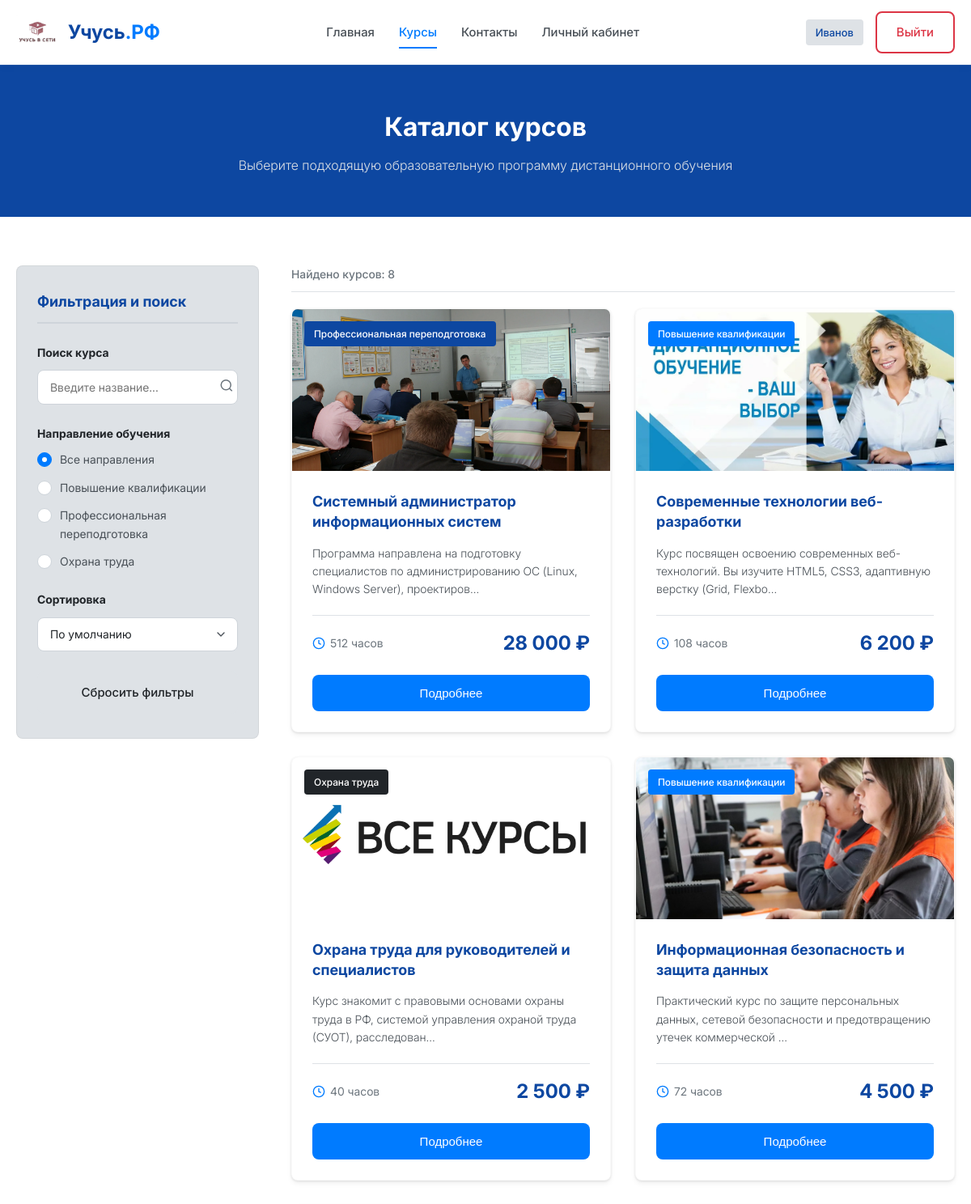
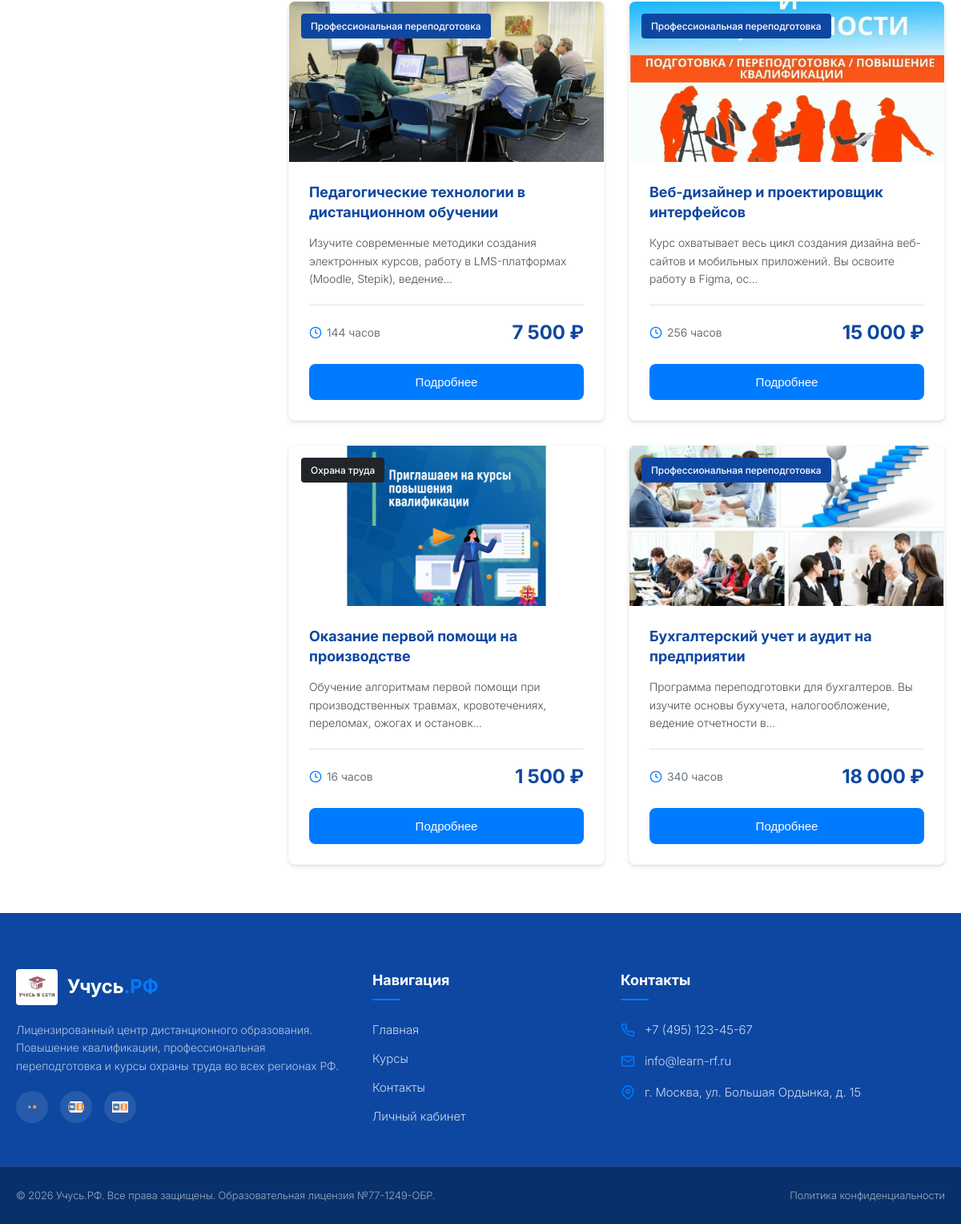
The page /courses.php (signed in) on the database its author committed (2 pictures, top to bottom).
### tables this page shows
CREATE TABLE IF NOT EXISTS `courses` (
  `id` INT AUTO_INCREMENT PRIMARY KEY,
  `title` VARCHAR(255) NOT NULL,
  `category` VARCHAR(50) NOT NULL,
  `category_name` VARCHAR(100) NOT NULL,
  `duration` INT NOT NULL,
  `price` DECIMAL(10, 2) NOT NULL,
  `image` VARCHAR(255) NOT NULL,
  `description` TEXT NOT NULL
);

### config.php (called while the page is built, shortened)
<?php
function sanitize($data) {
    return htmlspecialchars(trim($data), ENT_QUOTES, 'UTF-8');
}
?>

### courses.php (the view, shortened to what this page needs)
<?php
require_once 'header.php';
$search = isset($_GET['search']) ? sanitize($_GET['search']) : '';
$sort = isset($_GET['sort']) ? sanitize($_GET['sort']) : 'default';
$sql = "SELECT * FROM courses WHERE 1=1";
try {
    $stmt = $pdo->prepare($sql);
    $stmt->execute();
    $courses = $stmt->fetchAll();
} catch (PDOException $e) {
    $courses = [];
}
?>
    <section class="page-banner">
        <div class="container">
            <h1 class="banner-title">Каталог курсов</h1>
            <p class="banner-subtitle">Выберите подходящую образовательную программу дистанционного обучения</p>
        </div>
    </section>
    <section class="catalog-section">
        <div class="container catalog-container">
            <aside class="filters-panel">
                <h2 class="filters-title">Фильтрация и поиск</h2>
                <form action="courses.php" method="GET">
                    <div class="filter-group">
                        <label for="search-input" class="filter-label">Поиск курса</label>
                        <div class="search-wrapper">
                            <input type="text" name="search" id="search-input" class="form-control" placeholder="Введите название..." value="<?php echo sanitize($search); ?>">
                            <button type="submit" style="position: absolute; right: 5px; top: 50%; transform: translateY(-50%); background: transparent; border: none; cursor: pointer; color: var(--text-light);">
                                <svg width="18" height="18" viewBox="0 0 24 24" fill="none" stroke="currentColor" stroke-width="2"><circle cx="11" cy="11" r="8"></circle><line x1="21" y1="21" x2="16.65" y2="16.65"></line></svg>
                            </button>
                        </div>
                    </div>
                    <div class="filter-group">
                        <span class="filter-label">Направление обучения</span>
                        <div class="radio-group">
                            <label class="radio-container">
                                <span class="checkmark"></span>
                                Все направления
                            </label>
                            <label class="radio-container">
                                <span class="checkmark"></span>
                                Повышение квалификации
                            </label>
                            <label class="radio-container">
                                <span class="checkmark"></span>
                                Профессиональная переподготовка
                            </label>
                            <label class="radio-container">
                                <span class="checkmark"></span>
                                Охрана труда
                            </label>
                        </div>
                    </div>
                    <div class="filter-group">
                        <label for="sort-select" class="filter-label">Сортировка</label>
                        <select name="sort" id="sort-select" class="form-control select-control" onchange="this.form.submit()">
                            <option value="default" <?php echo ($sort === 'default') ? 'selected' : ''; ?>>По умолчанию</option>
                        </select>
                    </div>
                    <a href="courses.php" class="btn btn-secondary btn-block" style="text-align: center;">Сбросить фильтры</a>
                </form>
            </aside>
            <main class="catalog-content">
                <div class="catalog-meta">
                    <span id="courses-count">Найдено курсов: <?php echo count($courses); ?></span>
                </div>
                <div class="courses-grid" id="courses-container">
                    <?php if (!empty($courses)): ?>
                        <?php foreach ($courses as $course):
                            $badgeClass = '';
                            if ($course['category'] === 'dev') $badgeClass = 'badge-accent';
                            if ($course['category'] === 'safety') $badgeClass = 'badge-dark';
                        ?>
                            <div class="course-card">
                                <div class="course-img-wrapper">
                                    <img src="<?php echo sanitize($course['image']); ?>" alt="<?php echo sanitize($course['title']); ?>" class="course-img">
                                    <span class="course-badge <?php echo $badgeClass; ?>"><?php echo sanitize($course['category_name']); ?></span>
                                </div>
                                <div class="course-info">
                                    <h3 class="course-title"><?php echo sanitize($course['title']); ?></h3>
                                    <p class="course-desc"><?php echo sanitize(mb_strimwidth($course['description'], 0, 110, '...')); ?></p>
                                    <div class="course-meta">
                                        <span class="course-duration">
                                            <svg width="16" height="16" viewBox="0 0 24 24" fill="none" stroke="currentColor" stroke-width="2"><circle cx="12" cy="12" r="10"></circle><polyline points="12 6 12 12 16 14"></polyline></svg>
                                            <?php echo sanitize($course['duration']); ?> часов
                                        </span>
                                        <span class="course-price"><?php echo number_format($course['price'], 0, '.', ' '); ?> ₽</span>
                                    </div>
                                    <button class="btn btn-primary btn-block btn-open-modal"
                                            data-title="<?php echo sanitize($course['title']); ?>"
                                            data-desc="<?php echo sanitize($course['description']); ?>"
                                            data-price="<?php echo number_format($course['price'], 0, '.', ' ') . ' ₽'; ?>"
                                            data-duration="<?php echo sanitize($course['duration']) . ' часов'; ?>"
                                            data-image="<?php echo sanitize($course['image']); ?>"
                                            data-category="<?php echo sanitize($course['category_name']); ?>"
                                            data-cat-class="<?php echo $badgeClass; ?>"
                                            data-id="<?php echo $course['id']; ?>">Подробнее</button>
                                </div>
                            </div>
                        <?php endforeach; ?>
                    <?php endif; ?>
                </div>
            </main>
        </div>
    </section>
<?php
require_once 'footer.php';
?>

### rows shown on the page
courses: image (picture), category_name "Профессиональная переподготовка", title "Системный администратор информационных систем", description "Программа направлена на подготовку специалистов по администрированию ОС (Linux, Windows Server), проектиров...", duration "512", price "28 000"
courses: image (picture), category_name "Повышение квалификации", title "Современные технологии веб-разработки", description "Курс посвящен освоению современных веб-технологий. Вы изучите HTML5, CSS3, адаптивную верстку (Grid, Flexbo...", duration "108", price "6 200"
courses: image (picture), category_name "Охрана труда", title "Охрана труда для руководителей и специалистов", description "Курс знакомит с правовыми основами охраны труда в РФ, системой управления охраной труда (СУОТ), расследован...", duration "40", price "2 500"
courses: image (picture), category_name "Повышение квалификации", title "Информационная безопасность и защита данных", description "Практический курс по защите персональных данных, сетевой безопасности и предотвращению утечек коммерческой ...", duration "72", price "4 500"
courses: image (picture), category_name "Профессиональная переподготовка", title "Педагогические технологии в дистанционном обучении", description "Изучите современные методики создания электронных курсов, работу в LMS-платформах (Moodle, Stepik), ведение...", duration "144", price "7 500"
courses: image (picture), category_name "Профессиональная переподготовка", title "Веб-дизайнер и проектировщик интерфейсов", description "Курс охватывает весь цикл создания дизайна веб-сайтов и мобильных приложений. Вы освоите работу в Figma, ос...", duration "256", price "15 000"
courses: image (picture), category_name "Охрана труда", title "Оказание первой помощи на производстве", description "Обучение алгоритмам первой помощи при производственных травмах, кровотечениях, переломах, ожогах и остановк...", duration "16", price "1 500"
courses: image (picture), category_name "Профессиональная переподготовка", title "Бухгалтерский учет и аудит на предприятии", description "Программа переподготовки для бухгалтеров. Вы изучите основы бухучета, налогообложение, ведение отчетности в...", duration "340", price "18 000"

### other values the page prints
explode(' ', $_SESSION['fio'])[0] "Иванов"
count($courses) "8"
